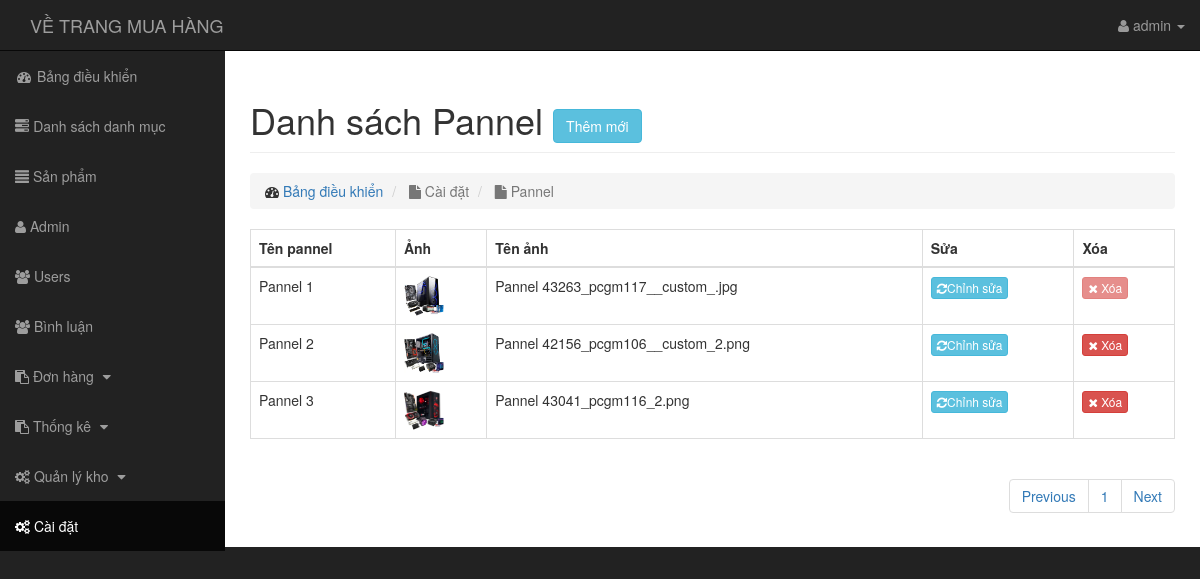
/admin/setting/pannel.php (signed in), run on the app's committed database.
### tables this page shows
CREATE TABLE `panel` (
  `id` int(11) NOT NULL,
  `panel` varchar(255) NOT NULL,
  `sum` int(11) NOT NULL DEFAULT '0',
  `creat_at` timestamp NOT NULL DEFAULT CURRENT_TIMESTAMP ON UPDATE CURRENT_TIMESTAMP,
  `update_at` timestamp NOT NULL DEFAULT '0000-00-00 00:00:00' ON UPDATE CURRENT_TIMESTAMP
);

### admin/autoload/dtbase.php (called while the page is built, shortened)
<?php
    class Database
    {
        public $link;
        public function __construct()
        {
            $this->link = mysqli_connect("localhost","root","","banhang") or die ();
            mysqli_set_charset($this->link,"utf8");
        }
        public function countTable($table)
        {
            $sql = "SELECT id FROM  {$table}";
            $result = mysqli_query($this->link, $sql) or die("Lỗi Truy Vấn countTable----" .mysqli_error($this->link));
            $num = mysqli_num_rows($result);
            return $num;
        }
         public function fetchAll($table)
        {
            $sql = "SELECT * FROM {$table} WHERE 1" ;
            $result = mysqli_query($this->link,$sql) or die("Lỗi Truy Vấn fetchAll " .mysqli_error($this->link));
            $data = [];
            if( $result)
            {
                while ($num = mysqli_fetch_assoc($result))
                {
                    $data[] = $num;
                }
            }
            return $data;
        }
         public  function fetchJone($table,$sql ,$page = 0,$row ,$pagi = false )
        {
            $data = [];
            if ($pagi == true )
            {
                $total = $this->countTable($table);
                $sotrang = ceil($total / $row);
                $start = ($page - 1 ) * $row ;
                $sql .= " LIMIT $start,$row";
                $data = [ "page" => $sotrang];
                $result = mysqli_query($this->link,$sql) or die("Lỗi truy vấn fetchJone ---- " .mysqli_error($this->link));
            }
            else
            {
                $result = mysqli_query($this->link,$sql) or die("Lỗi truy vấn fetchJone ---- " .mysqli_error($this->link));
            }
            if( $result)
            {
                while ($num = mysqli_fetch_assoc($result))
                {
                    $data[] = $num;
                }
            }
            return $data;
        }
    }
?>

### admin/autoload/autoload.php (called while the page is built, shortened)
<?php
    include_once'dtbase.php';
    include_once'ftion.php';
        $db = new Database;
     ?>

### admin/autoload/ftion.php (called while the page is built, shortened)
<?php
    function base_url()
    {
        return $url  = "http://localhost/DoAnChuyenNganh/";
    }
    function uploads()
    {
        return base_url() . "public/uploads/";
    }
 ?>

### admin/setting/pannel.php (the view, shortened to what this page needs)
<?php
include'../autoload/autoload.php';
$a =1;
$pannel = $db->fetchAll("panel");
$sql=" SELECT * FROM panel ";
if(isset($_GET['page']))
    {
        $p=$_GET['page'];
    }
    else{
        $p=1;
    }
    $pannel=$db->fetchJone('panel',$sql,$p,5,true);
    $sotrang = $pannel['page'];
    unset($pannel['page']);
 ?>
 <?php include_once'../../layouts/header.php'?>
<div class="row">
    <div class="col-lg-12">
        <h1 class="page-header">
            Danh sách Pannel <a href="addpannel.php" class="btn btn-info">Thêm mới</a>
        </h1>
        <ol class="breadcrumb">
            <li>
                <i class="fa fa-dashboard"></i>  <a href="../index.php">Bảng điều khiển</a>
            </li>
            <li class="active">
                <i class="fa fa-file"></i> Cài đặt
            </li>
            <li class="active">
                <i class="fa fa-file"></i> Pannel
            </li>
        </ol>
    </div>
</div>
 <div class="row">
    <div class="col-md-12">
        <div class="table-responsive">
            <table class="table table-bordered table-hover">
                <thead>
                    <tr>
                        <th>Tên pannel</th>
                        <th>Ảnh</th>
                        <th>Tên ảnh</th>
                        <th>Sửa</th>
                        <th>Xóa</th>
                    </tr>
                </thead>
                <tbody>
                    <?php
                        foreach ($pannel as $row) {
                           ?>
                    <tr>
                        <td>Pannel <?php echo $a;?></td>
                        <td><img src="<?php echo uploads() ?>product/<?php echo $row['panel'] ?>"width='40px' height="40px"></td>
                        <td>Pannel <?php echo $row['panel'];?></td>
                        <td>
                            <a href="editpannel.php?id=<?php echo $row['id'];?>" class="btn btn-xs btn-info" href="edit.php?id=<?php echo $row['id'];?>"><i class="fa fa-refresh" style="color: #fff;"></i>Chỉnh sửa</a>
                        </td>
                        <td>
                        	<a class="btn btn-xs btn-danger <?php echo $row['sum']==1?"disabled":'' ?>" href="dellpannel.php?id=<?php echo $row['id'];?>"><i class="fa fa-remove" style="color: #fff;"></i> Xóa</a>
                        </td>
                    </tr>
                    <?php $a++; } ?>
                </tbody>
            </table>
            <div class="pull-right">
                <nav aria-label="page navigation">
                    <ul class="pagination">
                        <li class="page-item">
                            <a class="page-link" href="?page=<?php echo $p-1==0?1:$p-1 ?>" tabindex="-1">Previous</a>
                        </li>
                        <?php for ($i=1; $i <=$sotrang ; $i++):  ?>
                        <li class="<?php ($p==$i)?$active:'' ?>"><a class="" href="?page=<?php echo $i ?>"><?php echo $i ?></a></li>
                        <?php endfor ?>
                        <li class="page-item">
                            <a class="page-link" href="?page=<?php echo $p+1<$i?$p+1:$p ?>">Next</a>
                        </li>
                    </ul>
                </nav>
            </div>
        </div>
    </div>
</div>

### public/admin/css/sb-admin.css (style rules this page uses)
body { margin-top: 100px; background-color: #222; }
@media (min-width:768px) { body { margin-top: 50px; } }

### data on the page
panel: panel (picture), panel "43263_pcgm117__custom_.jpg"
panel: panel (picture), panel "42156_pcgm106__custom_2.png"
panel: panel (picture), panel "43041_pcgm116_2.png"

### other printed values
$_SESSION['admin_user'] "admin"
